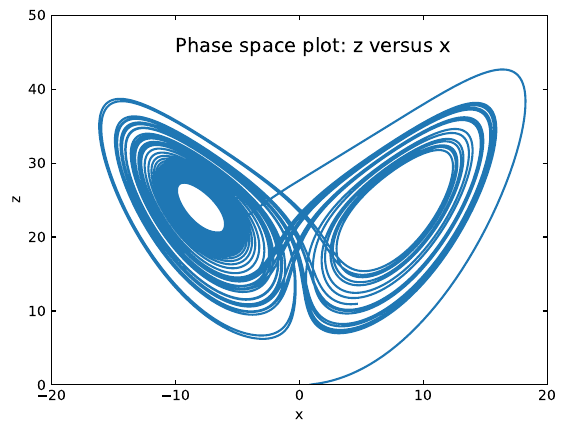

Write Julia code to recreate this figure.
using LaTeXStrings
using PyPlot

σ = 10.
b = 8.0/3.0
x0 = 1.0
y0 = 0.0
z0 = 0.0
dt = 0.0001

function euler_1step(t0::Float64, x0::Float64, y0::Float64, z0::Float64, dt::Float64, r::Float64)
	x1::Float64 = x0 + σ*(y0 - x0)*dt
	y1::Float64 = y0 + (-x0*z0 + r*x0 - y0)*dt
	z1::Float64 = z0 + (x0*y0 - b*z0)*dt
	t1::Float64 = t0 + dt
	t1, x1, y1, z1
end

function euler(x0::Float64, y0::Float64, z0::Float64, dt::Float64, tend::Float64, r::Float64)
	n::Int64 = Int(tend/dt) + 1
	x::Vector{Float64} = zeros(n)
	y::Vector{Float64} = zeros(n)
	z::Vector{Float64} = zeros(n)
	t::Vector{Float64} = zeros(n)
	x[1] = x0
	y[1] = y0
	z[1] = z0
	
	for i = 1:n-1
		t[i+1], x[i+1], y[i+1], z[i+1] = euler_1step(t[i], x[i], y[i], z[i], dt, r)
	end

	t, x, y, z
end

function main()
	t1, x1, y1, z1 = euler(x0, y0, z0, dt, 50., 25.)

	plot(x1, z1)
	tick_params(direction = "in", top = true, right = true)
	ylim([0,50])
	xlim([-20,20])
	yticks([i for i = 0:10:50])
	xticks([i for i = -20:10:20])
	xlabel("x")
	ylabel("z")
	annotate("Phase space plot: z versus x", xy = (-10,45), fontsize = 14)
	# savefig("Figure3.16.pdf", bbox_inches = "tight")
	
	# Extra: 3D trajectory
	figure()
	plot3D(x1, y1, z1)
	zlim([0,50])
	xlim([-20,20])
	ylim([-20,20])
	xticks([i for i = -20:10:20])
	yticks([i for i = -20:10:20])
	zticks([i for i = 0:10:50])
	xlabel("x")
	ylabel("y")
	zlabel("z")

end

main()

pygui()
show()

